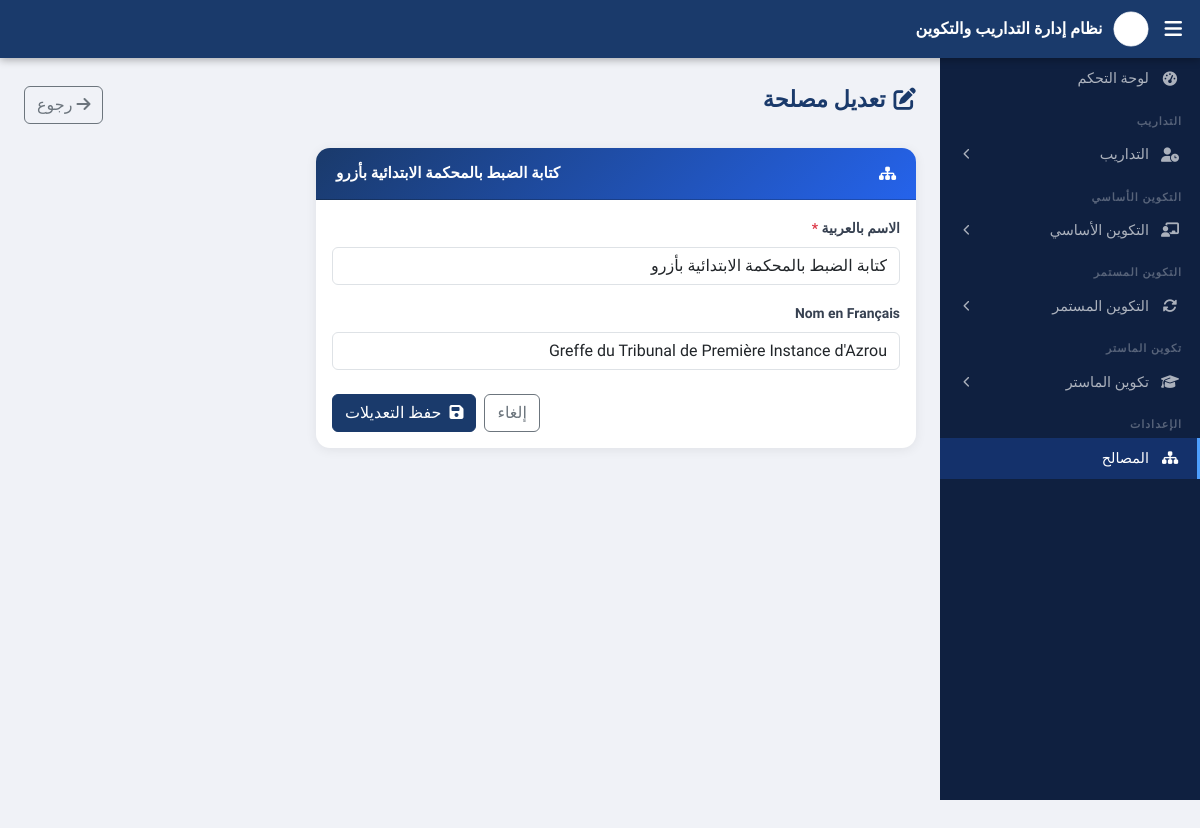
/index.php?action=edit_service&id=2, run on the app's committed database.
### tables this page shows
CREATE TABLE IF NOT EXISTS services (
    id         INT AUTO_INCREMENT PRIMARY KEY,
    nom_ar     VARCHAR(200) NOT NULL,
    nom_fr     VARCHAR(200),
    created_at TIMESTAMP DEFAULT CURRENT_TIMESTAMP
);

### controllers/ServiceController.php (called while the page is built, shortened)
<?php
require_once __DIR__ . '/../models/Service.php';
class ServiceController {
    private Service $model;
    public function __construct() { $this->model = new Service(); }
    public function edit(?int $id): void {
        if (!$id || !($service = $this->model->getById($id))) { $this->r('services'); }
        require __DIR__ . '/../views/services/edit.php';
    }
}

### config/database.php (called while the page is built)
<?php
class Database {
    private string $host = 'localhost';
    private string $db   = 'gestion_stagiaires';
    private string $user = 'root';
    private string $pass = '';
    public function getConnection(): PDO {
        $dsn = "mysql:host={$this->host};dbname={$this->db};charset=utf8mb4";
        return new PDO($dsn, $this->user, $this->pass, [
            PDO::ATTR_ERRMODE            => PDO::ERRMODE_EXCEPTION,
            PDO::ATTR_DEFAULT_FETCH_MODE => PDO::FETCH_ASSOC,
        ]);
    }
}

### models/Service.php (called while the page is built, shortened)
<?php
require_once __DIR__ . '/../config/database.php';
class Service {
    private PDO $pdo;
    public function __construct() {
        $this->pdo = (new Database())->getConnection();
    }
    public function getById(int $id): array|false {
        $stmt = $this->pdo->prepare("SELECT * FROM services WHERE id=?");
        $stmt->execute([$id]);
        return $stmt->fetch();
    }
}

### views/services/edit.php (the view, shortened to what this page needs)
<?php require __DIR__ . '/../layout/header.php'; ?>
<div class="page-header">
    <div><h2><i class="fas fa-edit me-2"></i>تعديل مصلحة</h2></div>
    <a href="index.php?action=services" class="btn btn-outline-secondary"><i class="fas fa-arrow-right me-1"></i>رجوع</a>
</div>
<?php $v = array_merge($service, $_SERVER['REQUEST_METHOD']==='POST' ? $_POST : []); ?>
<div class="card" style="max-width:600px">
    <div class="card-header"><i class="fas fa-sitemap me-2"></i><?= htmlspecialchars($service['nom_ar']) ?></div>
    <div class="card-body">
        <form method="POST" action="index.php?action=edit_service&id=<?= $service['id'] ?>">
            <div class="mb-3">
                <label class="form-label">الاسم بالعربية <span class="text-danger">*</span></label>
                <input type="text" name="nom_ar" class="form-control" value="<?= htmlspecialchars($v['nom_ar']) ?>" required>
            </div>
            <div class="mb-4">
                <label class="form-label">Nom en Français</label>
                <input type="text" name="nom_fr" class="form-control" value="<?= htmlspecialchars($v['nom_fr']??'') ?>">
            </div>
            <div class="d-flex justify-content-end gap-2">
                <a href="index.php?action=services" class="btn btn-outline-secondary">إلغاء</a>
                <button type="submit" class="btn btn-primary"><i class="fas fa-save me-2"></i>حفظ التعديلات</button>
            </div>
        </form>
    </div>
</div>
<?php require __DIR__ . '/../layout/footer.php'; ?>

### assets/css/style.css (style rules this page uses)
:root { --sidebar-w: 260px; --navbar-h: 58px; --primary: #1a3a6b; --primary-light: #2563eb; --sidebar-bg: #0f2040; }
body { font-family: 'Tajawal', Tahoma, sans-serif; }
html { direction: rtl; }
body { background: #f0f2f7; overflow-x: hidden; }
.page-header { display: flex; justify-content: space-between; align-items: flex-start; margin-bottom: 24px; flex-wrap: wrap; gap: 12px; }
.page-header h2 { margin: 0; font-size: 1.4rem; font-weight: 800; color: var(--primary); }
.card { border: none; border-radius: 14px; box-shadow: 0 2px 12px rgba(0,0,0,.07); }
.card-header { background: linear-gradient(135deg, var(--primary), var(--primary-light)); color: #fff; border-radius: 14px 14px 0 0 !important; padding: 14px 20px; font-weight: 700; font-size: .95rem; display: flex; align-items: center; justify-content: space-between; }
.form-label { font-weight: 700; font-size: .87rem; color: #374151; }
.btn-primary { background: var(--primary); border-color: var(--primary); }

### data on the page
services: nom_ar "كتابة الضبط بالمحكمة الابتدائية بأزرو", nom_fr "Greffe du Tribunal de Première Instance d'Azrou"
